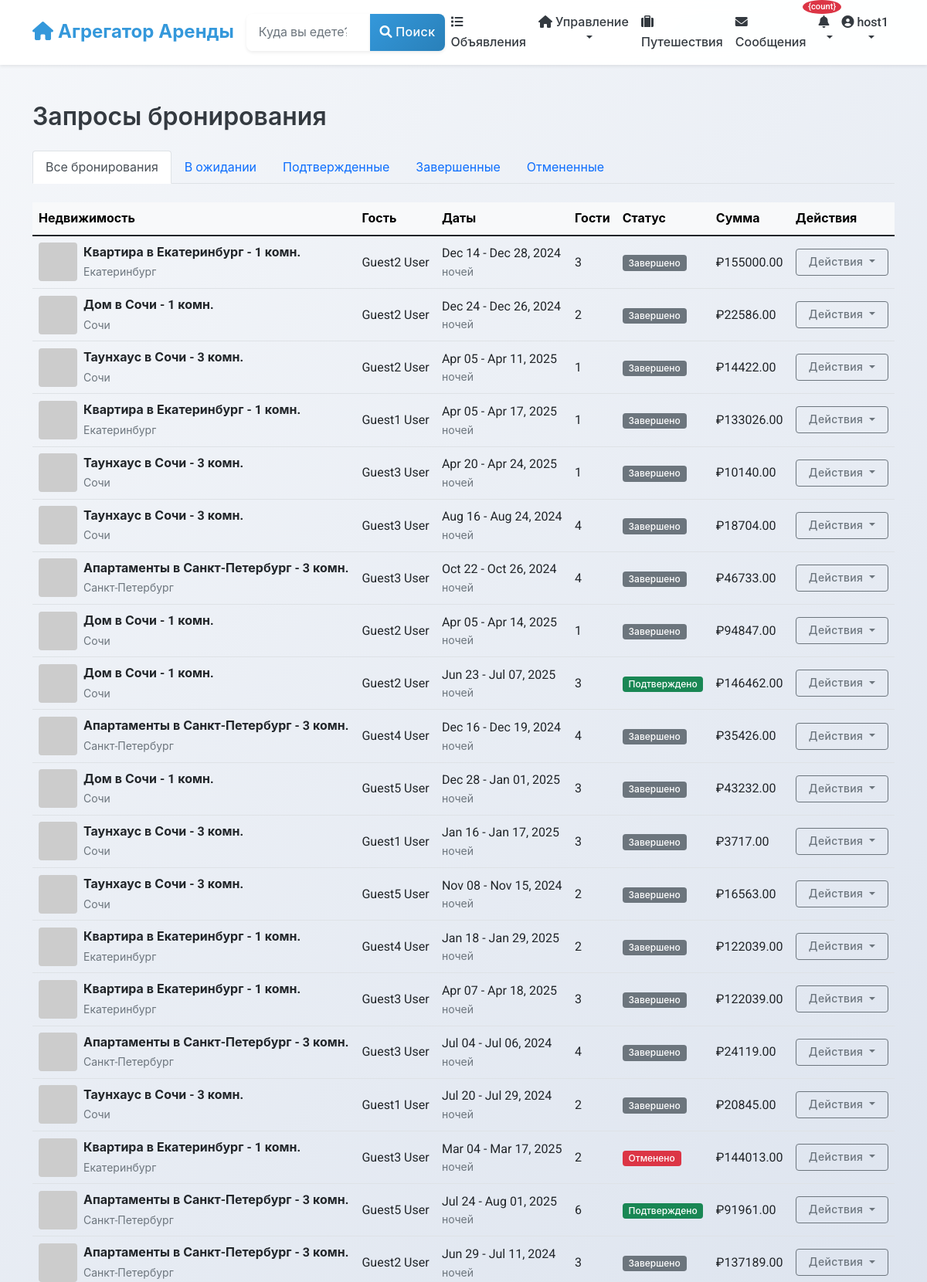
/listings/host-bookings/ (signed in, upper part), run on the app's committed database.
### users/models.py (models this page shows, shortened)
class User(AbstractUser):
    phone_number = models.CharField(_("Phone number"), max_length=20, blank=True)
    profile_picture = models.URLField(_("Profile picture URL"), blank=True)
    bio = models.TextField(_("Bio"), blank=True)
    is_phone_verified = models.BooleanField(_("Phone verified"), default=False)
    is_id_verified = models.BooleanField(_("ID verified"), default=False)
    is_host = models.BooleanField(_("Is host"), default=False)
    is_guest = models.BooleanField(_("Is guest"), default=True)
    ROLE_CHOICES = [
        ('user', _('Regular User')),
        ('host', _('Host')),
        ('moderator', _('Moderator')),
        ('admin', _('Administrator')),
    ]
    role = models.CharField(_("Role"), max_length=20, choices=ROLE_CHOICES, default='user')
    email_notifications = models.BooleanField(_("Email notifications"), default=True)
    sms_notifications = models.BooleanField(_("SMS notifications"), default=False)
    date_joined = models.DateTimeField(_("Date joined"), auto_now_add=True)
    last_updated = models.DateTimeField(_("Last updated"), auto_now=True)
    class Meta:
        verbose_name = _("User")
        verbose_name_plural = _("Users")

### listings/models.py (models this page shows, shortened)
class Booking(models.Model):
    STATUS_CHOICES = [
        ('pending', _('Pending')),
        ('confirmed', _('Confirmed')),
        ('canceled', _('Canceled')),
        ('completed', _('Completed')),
    ]
    start_date = models.DateField(_("Check-in date"))
    end_date = models.DateField(_("Check-out date"))
    guests = models.PositiveSmallIntegerField(_("Number of guests"))
    status = models.CharField(_("Status"), max_length=20, choices=STATUS_CHOICES, default='pending')
    base_price = models.DecimalField(_("Base price"), max_digits=10, decimal_places=2)
    cleaning_fee = models.DecimalField(_("Cleaning fee"), max_digits=10, decimal_places=2)
    service_fee = models.DecimalField(_("Service fee"), max_digits=10, decimal_places=2)
    total_price = models.DecimalField(_("Total price"), max_digits=10, decimal_places=2)
    special_requests = models.TextField(_("Special requests"), blank=True)
    listing = models.ForeignKey(
        Listing,
        on_delete=models.CASCADE,
        related_name='bookings'
    )
    guest = models.ForeignKey(
        settings.AUTH_USER_MODEL,
        on_delete=models.CASCADE,
        related_name='bookings'
    )
    booking_reference = models.UUIDField(_("Booking reference"), default=uuid.uuid4, editable=False, unique=True)
    created_at = models.DateTimeField(_("Created at"), auto_now_add=True)
    updated_at = models.DateTimeField(_("Updated at"), auto_now=True)
    class Meta:
        verbose_name = _("Booking")
        verbose_name_plural = _("Bookings")
        ordering = ['-created_at']

class Listing(models.Model):
    title = models.CharField(_("Title"), max_length=100)
    description = models.TextField(_("Description"))
    address = models.CharField(_("Address"), max_length=255)
    city = models.CharField(_("City"), max_length=100)
    state = models.CharField(_("State/Province"), max_length=100)
    country = models.CharField(_("Country"), max_length=100)
    zip_code = models.CharField(_("ZIP/Postal Code"), max_length=20)
    latitude = models.DecimalField(_("Latitude"), max_digits=10, decimal_places=7, null=True, blank=True)
    longitude = models.DecimalField(_("Longitude"), max_digits=10, decimal_places=7, null=True, blank=True)
    price_per_night = models.DecimalField(_("Price per night"), max_digits=10, decimal_places=2)
    cleaning_fee = models.DecimalField(_("Cleaning fee"), max_digits=10, decimal_places=2, default=0)
    service_fee = models.DecimalField(_("Service fee"), max_digits=10, decimal_places=2, default=0)
    bedrooms = models.PositiveSmallIntegerField(_("Bedrooms"))
    bathrooms = models.DecimalField(_("Bathrooms"), max_digits=3, decimal_places=1)
    accommodates = models.PositiveSmallIntegerField(_("Accommodates"))
    property_type = models.CharField(_("Property type"), max_length=50)
    image_urls = models.JSONField(_("Image URLs"), default=list, null=True, blank=True)
    amenities = models.JSONField(_("Amenities"), default=list)
    house_rules = models.TextField(_("House rules"), blank=True)
    check_in_time = models.TimeField(_("Check-in time"), null=True, blank=True)
    check_out_time = models.TimeField(_("Check-out time"), null=True, blank=True)
    minimum_nights = models.PositiveSmallIntegerField(_("Minimum nights"), default=1)
    maximum_nights = models.PositiveSmallIntegerField(_("Maximum nights"), default=30)
    is_active = models.BooleanField(_("Is active"), default=True)
    is_approved = models.BooleanField(_("Is approved"), default=False)
    host = models.ForeignKey(
        settings.AUTH_USER_MODEL,
        on_delete=models.CASCADE,
        related_name='listings'
    )
    created_at = models.DateTimeField(_("Created at"), auto_now_add=True)
    updated_at = models.DateTimeField(_("Updated at"), auto_now=True)
    class Meta:
        verbose_name = _("Listing")
        verbose_name_plural = _("Listings")
        ordering = ['-created_at', '-id']
        ordering = ['-created_at']
    @property
    def main_image_url(self):
        main_image = self.images.filter(is_main=True).first()
        if main_image:
            return main_image.image.url
        first_image = self.images.first()
        if first_image:
            return first_image.image.url
        if self.image_urls and len(self.image_urls) > 0:
            return self.image_urls[0]
        return "https://via.placeholder.com/800x600.png?text=No+Image+Available"

### listings/views.py (the view)
# urls.py: path('host-bookings/', views.host_bookings, name='host_bookings'),
@login_required
def host_bookings(request):
    if not request.user.is_host:
        messages.error(request, "You are not registered as a host.")
        return redirect('listings:listing_list')
    bookings = Booking.objects.filter(
        listing__host=request.user
    ).select_related('listing', 'guest')
    status = request.GET.get('status')
    if status and status in [choice[0] for choice in Booking.STATUS_CHOICES]:
        bookings = bookings.filter(status=status)
    return render(request, 'listings/host_bookings.html', {
        'bookings': bookings,
        'status_choices': Booking.STATUS_CHOICES,
        'current_status': status
    })

### listings/templates/listings/host_bookings.html (shortened to what this page needs)
{% extends 'base.html' %}
{% load static %}
{% block content %}
<div class="container py-4">
    <div class="row">
        <div class="col-12">
            <h2 class="mb-4">Запросы бронирования</h2>
            <ul class="nav nav-tabs mb-4">
                <li class="nav-item">
                    <a class="nav-link {% if not current_status %}active{% endif %}" href="{% url 'listings:host_bookings' %}">
                        Все бронирования
                    </a>
                </li>
                <li class="nav-item">
                    <a class="nav-link {% if current_status == 'pending' %}active{% endif %}" href="{% url 'listings:host_bookings' %}?status=pending">
                        В ожидании
                    </a>
                </li>
                <li class="nav-item">
                    <a class="nav-link {% if current_status == 'confirmed' %}active{% endif %}" href="{% url 'listings:host_bookings' %}?status=confirmed">
                        Подтвержденные
                    </a>
                </li>
                <li class="nav-item">
                    <a class="nav-link {% if current_status == 'completed' %}active{% endif %}" href="{% url 'listings:host_bookings' %}?status=completed">
                        Завершенные
                    </a>
                </li>
                <li class="nav-item">
                    <a class="nav-link {% if current_status == 'canceled' %}active{% endif %}" href="{% url 'listings:host_bookings' %}?status=canceled">
                        Отмененные
                    </a>
                </li>
            </ul>
            {% if bookings %}
                <div class="table-responsive">
                    <table class="table table-hover align-middle">
                        <thead class="table-light">
                            <tr>
                                <th>Недвижимость</th>
                                <th>Гость</th>
                                <th>Даты</th>
                                <th>Гости</th>
                                <th>Статус</th>
                                <th>Сумма</th>
                                <th>Действия</th>
                            </tr>
                        </thead>
                        <tbody>
                            {% for booking in bookings %}
                            <tr>
                                <td>
                                    <div class="d-flex align-items-center">
                                        <img src="{{ booking.listing.main_image_url }}" alt="{{ booking.listing.title }}" class="rounded me-2" style="width: 50px; height: 50px; object-fit: cover;">
                                        <div>
                                            <div class="fw-bold">{{ booking.listing.title }}</div>
                                            <small class="text-muted">{{ booking.listing.city }}</small>
                                        </div>
                                    </div>
                                </td>
                                <td>
                                    {{ booking.guest.get_full_name|default:booking.guest.username }}
                                </td>
                                <td>
                                    {{ booking.start_date|date:"M d" }} - {{ booking.end_date|date:"M d, Y" }}
                                    <div class="small text-muted">{{ booking.nights }} ночей</div>
                                </td>
                                <td>{{ booking.guests }}</td>
                                <td>
                                    <span class="badge {% if booking.status == 'confirmed' %}bg-success{% elif booking.status == 'pending' %}bg-warning text-dark{% elif booking.status == 'canceled' %}bg-danger{% elif booking.status == 'completed' %}bg-secondary{% endif %}">
                                        {% if booking.status == 'confirmed' %}Подтверждено
                                        {% elif booking.status == 'pending' %}В ожидании
                                        {% elif booking.status == 'canceled' %}Отменено
                                        {% elif booking.status == 'completed' %}Завершено
                                        {% endif %}
                                    </span>
                                </td>
                                <td>₽{{ booking.total_price }}</td>
                                <td>
                                    <div class="dropdown">
                                        <button class="btn btn-sm btn-outline-secondary dropdown-toggle" type="button" data-bs-toggle="dropdown" aria-expanded="false">
                                            Действия
                                        </button>
                                    </div>
                                </td>
                            </tr>
                            {% endfor %}
                        </tbody>
                    </table>
                </div>
            {% endif %}
        </div>
    </div>
</div>
{% endblock %}

### templates/includes/navbar.html (shortened to what this page needs)
<nav class="navbar navbar-expand-lg navbar-light bg-white shadow-sm">
    <div class="container">
        <a class="navbar-brand" href="{% url 'home' %}">
            <i class="fas fa-home"></i> Агрегатор Аренды
        </a>
        <div class="collapse navbar-collapse" id="navbarSupportedContent">
            <form class="d-flex mx-auto my-2 my-lg-0" action="{% url 'listings:listing_list' %}" method="get">
                <div class="input-group">
                    <input class="form-control" type="search" name="location" placeholder="Куда вы едете?"
                           aria-label="Search" value="{{ request.GET.location|default:'' }}">
                    <button class="btn btn-primary" type="submit">
                        <i class="fas fa-search"></i> Поиск
                    </button>
                </div>
            </form>
            <ul class="navbar-nav ms-auto mb-2 mb-lg-0">
                <li class="nav-item">
                    <a class="nav-link {% if request.resolver_match.url_name == 'listing_list' %}active{% endif %}"
                       href="{% url 'listings:listing_list' %}">
                        <i class="fas fa-list"></i> Объявления
                    </a>
                </li>
                {% if user.is_authenticated %}
                    {% if user.is_host %}
                    <li class="nav-item dropdown">
                        <a class="nav-link dropdown-toggle" href="#" id="hostDropdown" role="button"
                           data-bs-toggle="dropdown" aria-expanded="false">
                            <i class="fas fa-home"></i> Управление
                        </a>
                    </li>
                    {% else %}
                    <li class="nav-item">
                        <a class="nav-link" href="{% url 'listings:listing_create' %}">
                            <i class="fas fa-plus"></i> Подать объявление
                        </a>
                    </li>
                    {% endif %}
                    <li class="nav-item">
                        <a class="nav-link {% if request.resolver_match.url_name == 'user_bookings' %}active{% endif %}"
                           href="{% url 'listings:user_bookings' %}">
                            <i class="fas fa-suitcase"></i> Путешествия
                        </a>
                    </li>
                    <li class="nav-item">
                        <a class="nav-link position-relative {% if 'chat' in request.path %}active{% endif %}"
                           href="{% url 'chat:conversation_list' %}">
                            <i class="fas fa-envelope"></i> Сообщения
                        </a>
                    </li>
                    <li class="nav-item dropdown">
                        <a class="nav-link dropdown-toggle position-relative" href="#" id="notificationDropdown"
                           role="button" data-bs-toggle="dropdown" aria-expanded="false"
                           onclick="loadNotifications()"
                           data-bs-auto-close="outside">
                            <i class="fas fa-bell"></i>
                            <span class="position-absolute"
                                  id="notification-badge-container"
                                  style="top: -8px; right: -8px; z-index: 1000;"
                                  hx-get="{% url 'notifications:get_unread_count' %}"
                                  hx-trigger="load, every 30s"
                                  hx-swap="innerHTML">
                                {% load notify_tags %}
                                {% notification_count as count %}
                                {% if count > 0 %}
                                <span class="badge bg-danger" id="notification-badge" style="font-size: 0.7rem; min-width: 18px; height: 18px; border-radius: 50%; display: flex; align-items: center; justify-content: center;">{count}</span>
                                {% endif %}
                            </span>
                        </a>
                    </li>
                    <li class="nav-item dropdown">
                        <a class="nav-link dropdown-toggle" href="#" id="userDropdown" role="button"
                           data-bs-toggle="dropdown" aria-expanded="false">
                            {% if user.profile_picture %}
                                <img src="{{ user.profile_picture }}" alt="{{ user.username }}" class="user-avatar sm me-1">
                            {% else %}
                                <i class="fas fa-user-circle"></i>
                            {% endif %}
                            {{ user.username }}
                        </a>
                    </li>
                {% endif %}
            </ul>
        </div>
    </div>
</nav>

### data on the page
User: username "host1"
Booking: listing "Квартира в Екатеринбург - 1 комн.", listing.city "Екатеринбург", guest.get_full_name "Guest2 User", start_date "Dec 14", end_date "Dec 28, 2024", guests "3", status "Завершено", total_price "155000.00"
Booking: listing "Дом в Сочи - 1 комн.", listing.city "Сочи", guest.get_full_name "Guest2 User", start_date "Dec 24", end_date "Dec 26, 2024", guests "2", status "Завершено", total_price "22586.00"
Booking: listing "Таунхаус в Сочи - 3 комн.", listing.city "Сочи", guest.get_full_name "Guest2 User", start_date "Apr 05", end_date "Apr 11, 2025", guests "1", status "Завершено", total_price "14422.00"
Booking: listing "Квартира в Екатеринбург - 1 комн.", listing.city "Екатеринбург", guest.get_full_name "Guest1 User", start_date "Apr 05", end_date "Apr 17, 2025", guests "1", status "Завершено", total_price "133026.00"
Booking: listing "Таунхаус в Сочи - 3 комн.", listing.city "Сочи", guest.get_full_name "Guest3 User", start_date "Apr 20", end_date "Apr 24, 2025", guests "1", status "Завершено", total_price "10140.00"
Booking: listing "Таунхаус в Сочи - 3 комн.", listing.city "Сочи", guest.get_full_name "Guest3 User", start_date "Aug 16", end_date "Aug 24, 2024", guests "4", status "Завершено", total_price "18704.00"
Booking: listing "Апартаменты в Санкт-Петербург - 3 комн.", listing.city "Санкт-Петербург", guest.get_full_name "Guest3 User", start_date "Oct 22", end_date "Oct 26, 2024", guests "4", status "Завершено", total_price "46733.00"
Booking: listing "Дом в Сочи - 1 комн.", listing.city "Сочи", guest.get_full_name "Guest2 User", start_date "Apr 05", end_date "Apr 14, 2025", guests "1", status "Завершено", total_price "94847.00"
Booking: listing "Дом в Сочи - 1 комн.", listing.city "Сочи", guest.get_full_name "Guest2 User", start_date "Jun 23", end_date "Jul 07, 2025", guests "3", status "Подтверждено", total_price "146462.00"
Booking: listing "Апартаменты в Санкт-Петербург - 3 комн.", listing.city "Санкт-Петербург", guest.get_full_name "Guest4 User", start_date "Dec 16", end_date "Dec 19, 2024", guests "4", status "Завершено", total_price "35426.00"
Booking: listing "Дом в Сочи - 1 комн.", listing.city "Сочи", guest.get_full_name "Guest5 User", start_date "Dec 28", end_date "Jan 01, 2025", guests "3", status "Завершено", total_price "43232.00"
Booking: listing "Таунхаус в Сочи - 3 комн.", listing.city "Сочи", guest.get_full_name "Guest1 User", start_date "Jan 16", end_date "Jan 17, 2025", guests "3", status "Завершено", total_price "3717.00"
Booking: listing "Таунхаус в Сочи - 3 комн.", listing.city "Сочи", guest.get_full_name "Guest5 User", start_date "Nov 08", end_date "Nov 15, 2024", guests "2", status "Завершено", total_price "16563.00"
Booking: listing "Квартира в Екатеринбург - 1 комн.", listing.city "Екатеринбург", guest.get_full_name "Guest4 User", start_date "Jan 18", end_date "Jan 29, 2025", guests "2", status "Завершено", total_price "122039.00"
Booking: listing "Квартира в Екатеринбург - 1 комн.", listing.city "Екатеринбург", guest.get_full_name "Guest3 User", start_date "Apr 07", end_date "Apr 18, 2025", guests "3", status "Завершено", total_price "122039.00"
Booking: listing "Апартаменты в Санкт-Петербург - 3 комн.", listing.city "Санкт-Петербург", guest.get_full_name "Guest3 User", start_date "Jul 04", end_date "Jul 06, 2024", guests "4", status "Завершено", total_price "24119.00"
Booking: listing "Таунхаус в Сочи - 3 комн.", listing.city "Сочи", guest.get_full_name "Guest1 User", start_date "Jul 20", end_date "Jul 29, 2024", guests "2", status "Завершено", total_price "20845.00"
Booking: listing "Квартира в Екатеринбург - 1 комн.", listing.city "Екатеринбург", guest.get_full_name "Guest3 User", start_date "Mar 04", end_date "Mar 17, 2025", guests "2", status "Отменено", total_price "144013.00"
Booking: listing "Апартаменты в Санкт-Петербург - 3 комн.", listing.city "Санкт-Петербург", guest.get_full_name "Guest5 User", start_date "Jul 24", end_date "Aug 01, 2025", guests "6", status "Подтверждено", total_price "91961.00"
Booking: listing "Апартаменты в Санкт-Петербург - 3 комн.", listing.city "Санкт-Петербург", guest.get_full_name "Guest2 User", start_date "Jun 29", end_date "Jul 11, 2024", guests "3", status "Завершено", total_price "137189.00"
